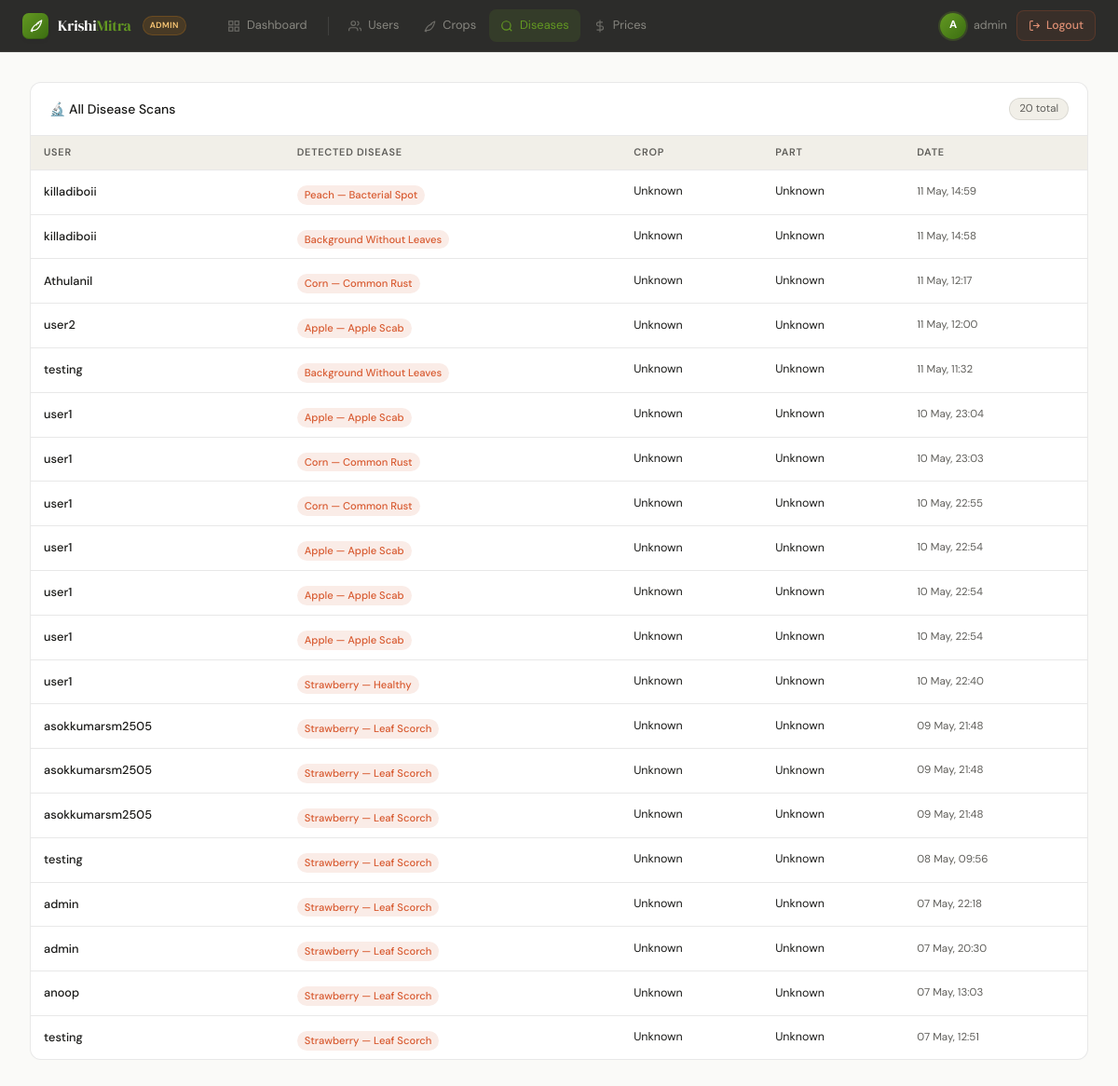
Page /admin-panel/diseases/ (signed in) on the committed database.
### app/models.py (models this page shows, shortened)
class DiseaseDetection(models.Model):
    user = models.ForeignKey(User, on_delete=models.CASCADE, related_name='disease_detection')
    image = models.ImageField(upload_to='disease_images')
    crop_type = models.CharField(max_length=100)
    affected_part = models.CharField(max_length=100)
    disease_name = models.CharField(max_length=200, blank=True)
    confidence = models.FloatField(null=True, blank=True)
    description =  models.TextField(blank=True)
    treatments = models.JSONField(default=list, blank=True)
    created_at = models.DateTimeField(auto_now=True)
    class Meta:
        ordering = ['-created_at']

### app/views.py (the view)
# urls.py: path('admin-panel/diseases/', views.admin_diseases_view, name='admin_diseases'),
@login_required
@user_passes_test(is_admin, login_url='/dashboard/')
def admin_diseases_view(request):
    return render(request, 'admin_disease.html', {
        'objects': DiseaseDetection.objects.select_related('user').order_by('-created_at'),
        'total':   DiseaseDetection.objects.count(),
    })

### app/views.py (called while the page is built)
def is_admin(user):
    return user.is_authenticated and user.is_staff

### app/templates/admin_disease.html (shortened to what this page needs)
{% extends 'admin_base.html' %}
{% block content %}
<div class="scroll-card">
  <div class="scroll-card-header">
    <span class="scroll-card-title">🔬 All Disease Scans</span>
    <span class="scroll-card-count">{{ total }} total</span>
  </div>
  <div class="scroll-card-body" style="max-height:calc(100vh - 220px);">
    <table class="admin-table">
      <thead><tr><th>User</th><th>Detected Disease</th><th>Crop</th><th>Part</th><th>Date</th></tr></thead>
      <tbody>
        {% for obj in objects %}
        <tr>
          <td><div style="font-weight:500;font-size:0.8rem;">{{ obj.user.username }}</div></td>
          <td><span class="badge badge-coral" style="white-space:normal;line-height:1.5;">{{ obj.disease_name }}</span></td>
          <td style="font-size:0.78rem;">{{ obj.crop_type|title }}</td>
          <td style="font-size:0.78rem;">{{ obj.affected_part|title }}</td>
          <td style="font-size:0.72rem;color:var(--text-muted);">{{ obj.created_at|date:"d M, H:i" }}</td>
        </tr>
        {% empty %}
        <tr><td colspan="5" style="text-align:center;color:var(--text-muted);padding:3rem;">No disease scans yet</td></tr>
        {% endfor %}
      </tbody>
    </table>
  </div>
</div>
{% endblock %}

### app/templates/admin_base.html (shortened to what this page needs)
{% load static %}
<!DOCTYPE html>
<html lang="en">
<head>
<link rel="stylesheet" href="{% static 'css/main.css' %}">
</head>
<body style="margin:0;background:var(--bg);">
<nav class="admin-topnav">
  <a class="topnav-logo" href="{% url 'admin_dashboard' %}">
    <div class="logo-icon">
      <svg viewBox="0 0 24 24"><path d="M17 8C8 10 5.9 16.17 3.82 21.34L5.71 22l1-2.3A4.49 4.49 0 0 0 8 20C19 20 22 3 22 3c-1 2-8 2-9 8"/></svg>
    </div>
    <span class="logo-text">Krishi<span>Mitra</span></span>
    <span class="admin-badge">Admin</span>
  </a>
  <div class="topnav-links">
    <a class="topnav-link {% if request.resolver_match.url_name == 'admin_dashboard' %}active{% endif %}"
       href="{% url 'admin_dashboard' %}">
      <svg viewBox="0 0 24 24" fill="none" stroke="currentColor" stroke-width="2"><rect x="3" y="3" width="7" height="7"/><rect x="14" y="3" width="7" height="7"/><rect x="14" y="14" width="7" height="7"/><rect x="3" y="14" width="7" height="7"/></svg>
      <span>Dashboard</span>
    </a>
    <a class="topnav-link {% if request.resolver_match.url_name == 'admin_users' %}active{% endif %}"
       href="{% url 'admin_users' %}">
      <svg viewBox="0 0 24 24" fill="none" stroke="currentColor" stroke-width="2"><path d="M17 21v-2a4 4 0 0 0-4-4H5a4 4 0 0 0-4 4v2"/><circle cx="9" cy="7" r="4"/><path d="M23 21v-2a4 4 0 0 0-3-3.87"/><path d="M16 3.13a4 4 0 0 1 0 7.75"/></svg>
      <span>Users</span>
    </a>
    <a class="topnav-link {% if request.resolver_match.url_name == 'admin_crops' %}active{% endif %}"
       href="{% url 'admin_crops' %}">
      <svg viewBox="0 0 24 24" fill="none" stroke="currentColor" stroke-width="2"><path d="M17 8C8 10 5.9 16.17 3.82 21.34L5.71 22l1-2.3A4.49 4.49 0 0 0 8 20C19 20 22 3 22 3c-1 2-8 2-9 8"/></svg>
      <span>Crops</span>
    </a>
    <a class="topnav-link {% if request.resolver_match.url_name == 'admin_diseases' %}active{% endif %}"
       href="{% url 'admin_diseases' %}">
      <svg viewBox="0 0 24 24" fill="none" stroke="currentColor" stroke-width="2"><circle cx="11" cy="11" r="8"/><line x1="21" y1="21" x2="16.65" y2="16.65"/></svg>
      <span>Diseases</span>
    </a>
    <a class="topnav-link {% if request.resolver_match.url_name == 'admin_prices' %}active{% endif %}"
       href="{% url 'admin_prices' %}">
      <svg viewBox="0 0 24 24" fill="none" stroke="currentColor" stroke-width="2"><line x1="12" y1="1" x2="12" y2="23"/><path d="M17 5H9.5a3.5 3.5 0 0 0 0 7h5a3.5 3.5 0 0 1 0 7H6"/></svg>
      <span>Prices</span>
    </a>
  </div>
  <div class="topnav-right">
    <div class="topnav-user">
      <div class="topnav-avatar">{{ user.username|slice:":1"|upper }}</div>
      <span class="topnav-username">{{ user.get_full_name|default:user.username }}</span>
    </div>
    <a class="topnav-logout" href="{% url 'logout' %}">
      <svg viewBox="0 0 24 24" fill="none" stroke="currentColor" stroke-width="2">
        <path d="M9 21H5a2 2 0 0 1-2-2V5a2 2 0 0 1 2-2h4"/>
        <polyline points="16 17 21 12 16 7"/>
        <line x1="21" y1="12" x2="9" y2="12"/>
      </svg>
      Logout
    </a>
  </div>
</nav>
<main class="admin-content">
  {% block content %}{% endblock %}
</main>
</body>
</html>

### app/static/css/main.css (style rules this page uses)
*, *::before, *::after { box-sizing: border-box; margin: 0; padding: 0; }
:root { --green-50: #EAF3DE; --green-100: #C0DD97; --green-200: #97C459; --green-400: #639922; --green-600: #3B6D11; --green-800: #27500A; --green-900: #173404; --amber-50: #FAEEDA; --amber-100: #FAC775; --amber-200: #EF9F27; --amber-400: #BA7517; --teal-50: #E1F5EE; --teal-200: #5DCAA5; --teal-400: #1D9E75; --teal-600: #0F6E56; --gray-50: #F1EFE8; --gray-100: #D3D1C7; --gray-200: #B4B2A9; --gray-400: #888780; --gray-600: #5F5E5A; --gray-800: #444441; --gray-900: #2C2C2A; --coral-50: #FAECE7; --coral-200: #F0997B; --coral-400: #D85A30; --text: #1a1a18; --text-muted: #5F5E5A; --text-light: #888780; --bg: #FAFAF8; --bg-card: #ffffff; --border: rgba(0,0,0,0.09); --border-md: rgba(0,0,0,0.14); --radius: 12px; --radius-sm: 8px; --radius-lg: 16px; --radius-xl: 24px; --shadow-xs: 0 1px 2px rgba(23, 52, 4, 0.04); --shadow-sm: 0 2px 6px -2px rgba(23, 52, 4, 0.08); --shadow-md: 0 12px 28px -16px rgba(23, 52, 4, 0.18), 0 2px 6px -2px rgba(23, 52, 4, 0.06); --shadow-lg: 0 28px 60px -28px rgba(23, 52, 4, 0.28), 0 4px 12px -4px rgba(23, 52, 4, 0.08); --shadow-glow: 0 0 0 4px rgba(99, 153, 34, 0.10); --grad-green: linear-gradient(135deg, #639922 0%, #3B6D11 100%); --grad-leaf: linear-gradient(135deg, #97C459 0%, #639922 60%, #27500A 100%); --grad-sun: linear-gradient(135deg, #FAC775 0%, #EF9F27 100%); --grad-bg: radial-gradient(1200px 600px at 90% -10%, rgba(151, 196, 89, 0.18), transparent 60%), radial-gradient(900px 500px at -10% 10%, rgba(250, 199, 117, 0.16), transparent 60%), linear-gradient(180deg, #FAFAF8 0%, #F4F2EA 100%); --ease: cubic-bezier(0.22, 1, 0.36, 1); --t-fast: 0.18s var(--ease); --t-med: 0.32s var(--ease); }
html { scroll-behavior: smooth; }
body { font-family: 'DM Sans', sans-serif; background: var(--bg); color: var(--text); line-height: 1.6; min-height: 100vh; font-feature-settings: "ss01", "cv11"; -webkit-font-smoothing: antialiased; text-rendering: optimizeLegibility; }
@media (min-width: 1024px) { body { background: var(--grad-bg); background-attachment: fixed; } }
nav { position: sticky; top: 0; z-index: 100; background: rgba(250,250,248,0.85); backdrop-filter: saturate(160%) blur(14px); -webkit-backdrop-filter: saturate(160%) blur(14px); border-bottom: 0.5px solid var(--border); padding: 0 2rem; display: flex; align-items: center; justify-content: space-between; height: 60px; transition: box-shadow var(--t-fast), background var(--t-fast); }
.logo-icon { width: 32px; height: 32px; background: var(--grad-leaf); border-radius: 8px; display: flex; align-items: center; justify-content: center; box-shadow: var(--shadow-sm), inset 0 -1px 0 rgba(0,0,0,0.18); transition: transform var(--t-fast); }
.logo-icon svg { width: 18px; height: 18px; fill: none; stroke: white; stroke-width: 2; stroke-linecap: round; stroke-linejoin: round; }
.logo-text { font-family: 'DM Serif Display', serif; font-size: 1.15rem; letter-spacing: -0.01em; }
.logo-text span { color: var(--green-400); }
.badge { display: inline-block; font-size: 0.7rem; padding: 2px 8px; border-radius: 20px; margin-top: 6px; font-weight: 500; }
.badge-coral { background: var(--coral-50); color: var(--coral-400); }

### rows in the picture
DiseaseDetection: user.username "killadiboii", disease_name "Peach — Bacterial Spot", crop_type "Unknown", affected_part "Unknown", created_at "11 May, 14:59"
DiseaseDetection: user.username "killadiboii", disease_name "Background Without Leaves", crop_type "Unknown", affected_part "Unknown", created_at "11 May, 14:58"
DiseaseDetection: user.username "Athulanil", disease_name "Corn — Common Rust", crop_type "Unknown", affected_part "Unknown", created_at "11 May, 12:17"
DiseaseDetection: user.username "user2", disease_name "Apple — Apple Scab", crop_type "Unknown", affected_part "Unknown", created_at "11 May, 12:00"
DiseaseDetection: user.username "testing", disease_name "Background Without Leaves", crop_type "Unknown", affected_part "Unknown", created_at "11 May, 11:32"
DiseaseDetection: user.username "user1", disease_name "Apple — Apple Scab", crop_type "Unknown", affected_part "Unknown", created_at "10 May, 23:04"
DiseaseDetection: user.username "user1", disease_name "Corn — Common Rust", crop_type "Unknown", affected_part "Unknown", created_at "10 May, 23:03"
DiseaseDetection: user.username "user1", disease_name "Corn — Common Rust", crop_type "Unknown", affected_part "Unknown", created_at "10 May, 22:55"
DiseaseDetection: user.username "user1", disease_name "Apple — Apple Scab", crop_type "Unknown", affected_part "Unknown", created_at "10 May, 22:54"
DiseaseDetection: user.username "user1", disease_name "Apple — Apple Scab", crop_type "Unknown", affected_part "Unknown", created_at "10 May, 22:54"
DiseaseDetection: user.username "user1", disease_name "Apple — Apple Scab", crop_type "Unknown", affected_part "Unknown", created_at "10 May, 22:54"
DiseaseDetection: user.username "user1", disease_name "Strawberry — Healthy", crop_type "Unknown", affected_part "Unknown", created_at "10 May, 22:40"
DiseaseDetection: user.username "asokkumarsm2505", disease_name "Strawberry — Leaf Scorch", crop_type "Unknown", affected_part "Unknown", created_at "09 May, 21:48"
DiseaseDetection: user.username "asokkumarsm2505", disease_name "Strawberry — Leaf Scorch", crop_type "Unknown", affected_part "Unknown", created_at "09 May, 21:48"
DiseaseDetection: user.username "asokkumarsm2505", disease_name "Strawberry — Leaf Scorch", crop_type "Unknown", affected_part "Unknown", created_at "09 May, 21:48"
DiseaseDetection: user.username "testing", disease_name "Strawberry — Leaf Scorch", crop_type "Unknown", affected_part "Unknown", created_at "08 May, 09:56"
DiseaseDetection: user.username "admin", disease_name "Strawberry — Leaf Scorch", crop_type "Unknown", affected_part "Unknown", created_at "07 May, 22:18"
DiseaseDetection: user.username "admin", disease_name "Strawberry — Leaf Scorch", crop_type "Unknown", affected_part "Unknown", created_at "07 May, 20:30"
DiseaseDetection: user.username "anoop", disease_name "Strawberry — Leaf Scorch", crop_type "Unknown", affected_part "Unknown", created_at "07 May, 13:03"
DiseaseDetection: user.username "testing", disease_name "Strawberry — Leaf Scorch", crop_type "Unknown", affected_part "Unknown", created_at "07 May, 12:51"

### other values in the picture
{{ user.username|slice:":1"|upper }} "A"
{{ user.get_full_name|default:user.username }} "admin"
{{ total }} "20"
